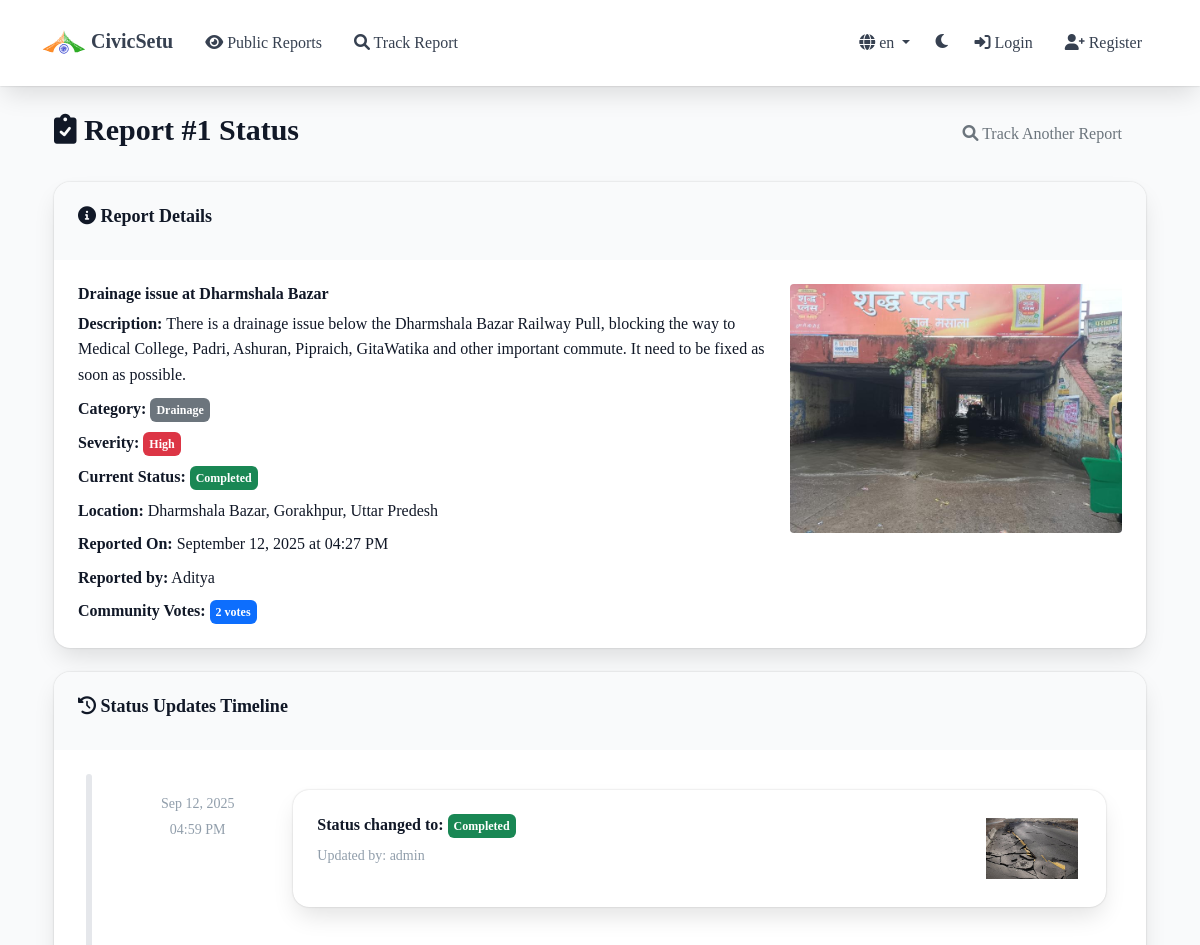
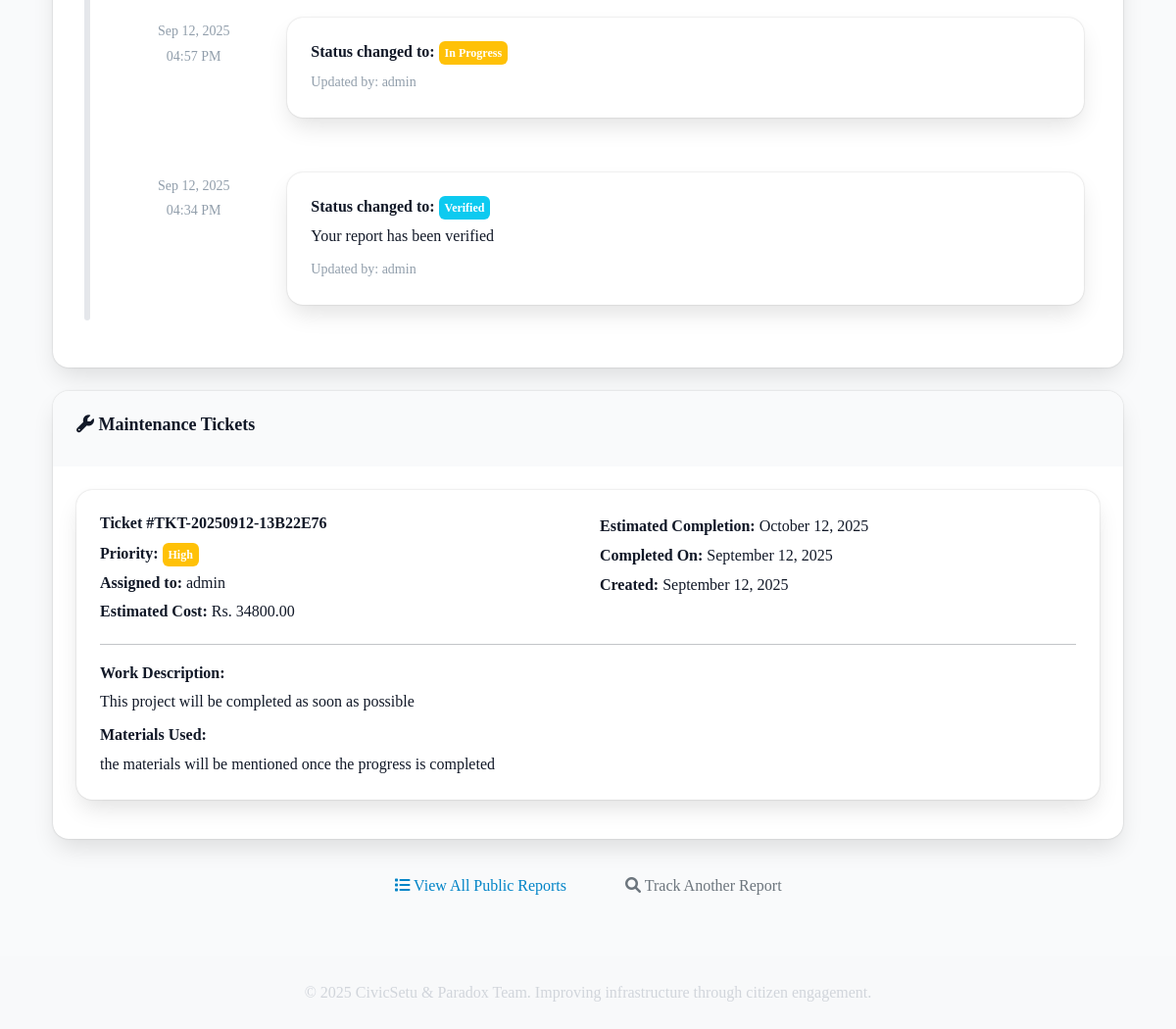
Page /track-report/1 on the committed database (2 pictures, top to bottom).
### models.py (models this page shows)
class Report(db.Model):
    id = db.Column(db.Integer, primary_key=True)
    title = db.Column(db.String(200), nullable=False)
    description = db.Column(db.Text, nullable=False)
    category = db.Column(db.String(50), nullable=False)  # pothole, crack, broken_structure, etc.
    severity = db.Column(db.String(20), nullable=False, default='medium')  # low, medium, high, critical
    latitude = db.Column(db.Float, nullable=True)  # Made optional
    longitude = db.Column(db.Float, nullable=True)  # Made optional
    address = db.Column(db.String(300))
    postal_code = db.Column(db.String(20))  # PIN/Postal/Zip code
    photo_path = db.Column(db.String(200), nullable=False)  # Made mandatory
    status = db.Column(db.String(20), default='reported')  # reported, verified, in_progress, completed, rejected
    user_id = db.Column(db.Integer, db.ForeignKey('user.id'), nullable=False)
    is_anonymous = db.Column(db.Boolean, default=False)  # New field for anonymous reporting
    created_at = db.Column(db.DateTime, default=datetime.utcnow)
    updated_at = db.Column(db.DateTime, default=datetime.utcnow, onupdate=datetime.utcnow)
    ticket = db.relationship('MaintenanceTicket', backref='report', uselist=False)
    updates = db.relationship('StatusUpdate', backref='report', lazy=True, order_by='StatusUpdate.created_at.desc()')

class User(UserMixin, db.Model):
    id = db.Column(db.Integer, primary_key=True)
    username = db.Column(db.String(80), unique=True, nullable=False)
    email = db.Column(db.String(120), unique=True, nullable=False)
    password_hash = db.Column(db.String(120), nullable=False)
    role = db.Column(db.String(20), nullable=False, default='citizen')  # citizen or authority
    phone = db.Column(db.String(15))
    department = db.Column(db.String(100))  # For authority users
    created_at = db.Column(db.DateTime, default=datetime.utcnow)
    is_active = db.Column(db.Boolean, default=True)
    email_verified = db.Column(db.Boolean, default=False)
    reports = db.relationship('Report', backref='reporter', lazy=True)
    assigned_tickets = db.relationship('MaintenanceTicket', backref='assigned_to', lazy=True)

class StatusUpdate(db.Model):
    id = db.Column(db.Integer, primary_key=True)
    report_id = db.Column(db.Integer, db.ForeignKey('report.id'), nullable=False)
    status = db.Column(db.String(20), nullable=False)
    comment = db.Column(db.Text)
    image_path = db.Column(db.String(200))  # New field for status update images
    updated_by_id = db.Column(db.Integer, db.ForeignKey('user.id'), nullable=False)
    created_at = db.Column(db.DateTime, default=datetime.utcnow)
    updated_by = db.relationship('User', backref='status_updates')

class MaintenanceTicket(db.Model):
    id = db.Column(db.Integer, primary_key=True)
    ticket_number = db.Column(db.String(20), unique=True, nullable=False)
    report_id = db.Column(db.Integer, db.ForeignKey('report.id'), nullable=False)
    assigned_to_id = db.Column(db.Integer, db.ForeignKey('user.id'))
    priority = db.Column(db.String(20), default='medium')  # low, medium, high, urgent
    estimated_cost = db.Column(db.Float)
    estimated_completion = db.Column(db.DateTime)
    actual_completion = db.Column(db.DateTime)
    work_description = db.Column(db.Text)
    materials_used = db.Column(db.Text)
    created_at = db.Column(db.DateTime, default=datetime.utcnow)
    updated_at = db.Column(db.DateTime, default=datetime.utcnow, onupdate=datetime.utcnow)

### app.py (the view)
@app.route('/track-report/<int:report_id>')
def track_report_status(report_id):
    report = Report.query.get_or_404(report_id)
    status_updates = StatusUpdate.query.filter_by(report_id=report_id).order_by(StatusUpdate.created_at.desc()).all()
    maintenance_tickets = MaintenanceTicket.query.filter_by(report_id=report_id).all()
    vote_count = Vote.query.filter_by(report_id=report_id).count()
    return render_template('track_report_result.html',
                         report=report,
                         status_updates=status_updates,
                         maintenance_tickets=maintenance_tickets,
                         vote_count=vote_count)

### templates/track_report_result.html (shortened to what this page needs)
{% extends "base.html" %}
{% block content %}
<div class="container mt-4">
    <div class="d-flex justify-content-between align-items-center mb-4">
        <h2><i class="fas fa-clipboard-check"></i> {{ _('Report') }} #{{ report.id }} {{ _('Status') }}</h2>
        <a href="{{ url_for('track_report') }}" class="btn btn-outline-secondary">
            <i class="fas fa-search"></i> {{ _('Track Another Report') }}
        </a>
    </div>
    <div class="card mb-4">
        <div class="card-header">
            <h5><i class="fas fa-info-circle"></i> {{ _('Report Details') }}</h5>
        </div>
        <div class="card-body">
            <div class="row">
                <div class="col-md-8">
                    <h6><strong>{{ report.title }}</strong></h6>
                    <p class="mb-2"><strong>{{ _('Description') }}:</strong> {{ report.description }}</p>
                    <p class="mb-2"><strong>{{ _('Category') }}:</strong>
                        <span class="badge bg-secondary">{{ report.category.replace('_', ' ').title() }}</span>
                    </p>
                    <p class="mb-2"><strong>{{ _('Severity') }}:</strong>
                        <span class="badge severity-{{ report.severity }}">{{ report.severity.title() }}</span>
                    </p>
                    <p class="mb-2"><strong>{{ _('Current Status') }}:</strong>
                        {% set status_colors = {
                            'reported': 'secondary',
                            'verified': 'info',
                            'in_progress': 'warning',
                            'completed': 'success',
                            'rejected': 'danger'
                        } %}
                        <span class="badge bg-{{ status_colors[report.status] }}">
                            {{ report.status.replace('_', ' ').title() }}
                        </span>
                    </p>
                    <p class="mb-2"><strong>{{ _('Location') }}:</strong> {{ report.address or 'Location coordinates provided' }}</p>
                    <p class="mb-2"><strong>{{ _('Reported On') }}:</strong> {{ report.created_at.strftime('%B %d, %Y at %I:%M %p') }}</p>
                    <p class="mb-2"><strong>{{ _('Reported by') }}:</strong>
                        {% if report.is_anonymous %}
                            <span class="text-muted">{{ _('Anonymous') }}</span>
                        {% else %}
                            {{ report.reporter.username }}
                        {% endif %}
                    </p>
                    <p class="mb-0"><strong>{{ _('Community Votes') }}:</strong>
                        <span class="badge bg-primary">{{ vote_count }} votes</span>
                    </p>
                </div>
                <div class="col-md-4">
                    {% if report.photo_path %}
                        <img src="{{ url_for('static', filename=report.photo_path.replace('\\', '/').replace('static/', '')) }}"
                             class="img-fluid rounded"
                             alt="Report photo"
                             style="cursor: pointer;"
                             onclick="showImageModal('{{ url_for('static', filename=report.photo_path.replace('\\', '/').replace('static/', '')) }}', '{{ report.title }}')">
                    {% else %}
                        <div class="text-center text-muted p-4 border rounded">
                            <i class="fas fa-image-slash fa-3x mb-2"></i>
                            <p class="mb-0">{{ _('No image available') }}</p>
                        </div>
                    {% endif %}
                </div>
            </div>
        </div>
    </div>
    <div class="card mb-4">
        <div class="card-header">
            <h5><i class="fas fa-history"></i> {{ _('Status Updates Timeline') }}</h5>
        </div>
        <div class="card-body">
            {% if status_updates %}
                <div class="timeline">
                    {% for update in status_updates %}
                    <div class="timeline-item mb-4">
                        <div class="row">
                            <div class="col-md-2 text-center">
                                <div class="timeline-date">
                                    <small class="text-muted">{{ update.created_at.strftime('%b %d, %Y') }}</small><br>
                                    <small class="text-muted">{{ update.created_at.strftime('%I:%M %p') }}</small>
                                </div>
                            </div>
                            <div class="col-md-10">
                                <div class="card">
                                    <div class="card-body">
                                        <div class="d-flex justify-content-between align-items-start">
                                            <div>
                                                <h6 class="mb-1">
                                                    {{ _('Status changed to') }}:
                                                    <span class="badge bg-{{ status_colors[update.status] }}">
                                                        {{ update.status.replace('_', ' ').title() }}
                                                    </span>
                                                </h6>
                                                {% if update.comment %}
                                                    <p class="mb-2">{{ update.comment }}</p>
                                                {% endif %}
                                                <small class="text-muted">{{ _('Updated by') }}: {{ update.updated_by.username }}</small>
                                            </div>
                                            {% if update.image_path %}
                                                <div class="ms-3">
                                                    <img src="{{ url_for('static', filename='uploads/' + update.image_path) }}"
                                                         class="img-thumbnail"
                                                         style="max-width: 100px; max-height: 100px; cursor: pointer;"
                                                         onclick="showImageModal('{{ url_for('static', filename='uploads/' + update.image_path) }}', 'Status Update Image')"
                                                         title="Click to view full image"
                                                         onerror="this.style.display='none'; this.nextElementSibling.style.display='block';">
                                                </div>
                                            {% endif %}
                                        </div>
                                    </div>
                                </div>
                            </div>
                        </div>
                    </div>
                    {% endfor %}
                </div>
            {% else %}
                <div class="text-center py-4">
                    <i class="fas fa-clock fa-3x text-muted mb-3"></i>
                    <h6>{{ _('No status updates yet') }}</h6>
                    <p class="text-muted">{{ _('Status updates will appear here as authorities review your report.') }}</p>
                </div>
            {% endif %}
        </div>
    </div>
    <div class="card mb-4">
        <div class="card-header">
            <h5><i class="fas fa-wrench"></i> {{ _('Maintenance Tickets') }}</h5>
        </div>
        <div class="card-body">
            {% if maintenance_tickets %}
                {% for ticket in maintenance_tickets %}
                <div class="card mb-3">
                    <div class="card-body">
                        <div class="row">
                            <div class="col-md-6">
                                <h6><strong>Ticket #{{ ticket.ticket_number }}</strong></h6>
                                <p class="mb-1"><strong>{{ _('Priority') }}:</strong>
                                    <span class="badge bg-{{ 'danger' if ticket.priority == 'urgent' else 'warning' if ticket.priority == 'high' else 'info' if ticket.priority == 'medium' else 'secondary' }}">
                                        {{ ticket.priority.title() }}
                                    </span>
                                </p>
                                {% if ticket.assigned_to %}
                                    <p class="mb-1"><strong>{{ _('Assigned to') }}:</strong> {{ ticket.assigned_to.username }}</p>
                                {% endif %}
                                {% if ticket.estimated_cost %}
                                    <p class="mb-1"><strong>{{ _('Estimated Cost') }}:</strong> Rs. {{ "%.2f"|format(ticket.estimated_cost) }}</p>
                                {% endif %}
                            </div>
                            <div class="col-md-6">
                                {% if ticket.estimated_completion %}
                                    <p class="mb-1"><strong>{{ _('Estimated Completion') }}:</strong> {{ ticket.estimated_completion.strftime('%B %d, %Y') }}</p>
                                {% endif %}
                                {% if ticket.actual_completion %}
                                    <p class="mb-1"><strong>{{ _('Completed On') }}:</strong> {{ ticket.actual_completion.strftime('%B %d, %Y') }}</p>
                                {% endif %}
                                <p class="mb-1"><strong>{{ _('Created') }}:</strong> {{ ticket.created_at.strftime('%B %d, %Y') }}</p>
                            </div>
                        </div>
                        {% if ticket.work_description %}
                            <hr>
                            <p class="mb-1"><strong>{{ _('Work Description') }}:</strong></p>
                            <p class="mb-2">{{ ticket.work_description }}</p>
                        {% endif %}
                        {% if ticket.materials_used %}
                            <p class="mb-1"><strong>{{ _('Materials Used') }}:</strong></p>
                            <p class="mb-0">{{ ticket.materials_used }}</p>
                        {% endif %}
                    </div>
                </div>
                {% endfor %}
            {% else %}
                <div class="text-center py-4">
                    <i class="fas fa-tools fa-3x text-muted mb-3"></i>
                    <h6>{{ _('No maintenance tickets yet') }}</h6>
                    <p class="text-muted">{{ _('Maintenance tickets will be created once your report is verified by authorities.') }}</p>
                </div>
            {% endif %}
        </div>
    </div>
    <div class="text-center mb-4">
        <a href="{{ url_for('public_reports') }}" class="btn btn-outline-primary me-2">
            <i class="fas fa-list"></i> {{ _('View All Public Reports') }}
        </a>
        <a href="{{ url_for('track_report') }}" class="btn btn-outline-secondary">
            <i class="fas fa-search"></i> {{ _('Track Another Report') }}
        </a>
    </div>
</div>
{% endblock %}

### rows in the picture
Report: id "1", title "Drainage issue at Dharmshala Bazar", description "There is a drainage issue below the Dharmshala Bazar Railway Pull, blocking the way to Medical College, Padri, Ashuran, Pipraich, GitaWatika and other important commute. It need to be fixed as soon as possible.", category.replace "Drainage", severity "High", status.replace "Completed", address "Dharmshala Bazar, Gorakhpur, Uttar Predesh", created_at "September 12, 2025 at 04:27 PM"
User: reporter.username "Aditya"
StatusUpdate: created_at "Sep 12, 2025", created_at "04:59 PM", status.replace "Completed", updated_by.username "admin", image_path (picture)
StatusUpdate: created_at "Sep 12, 2025", created_at "04:57 PM", status.replace "In Progress", updated_by.username "admin"
StatusUpdate: created_at "Sep 12, 2025", created_at "04:34 PM", status.replace "Verified", comment "Your report has been verified", updated_by.username "admin"
MaintenanceTicket: ticket_number "TKT-20250912-13B22E76", priority "High", assigned_to.username "admin", estimated_cost "34800.00", estimated_completion "October 12, 2025", actual_completion "September 12, 2025", created_at "September 12, 2025", work_description "This project will be completed as soon as possible", materials_used "the materials will be mentioned once the progress is completed"

### other values in the picture
{{ get_locale() }} "en"
{{ vote_count }} "2"
